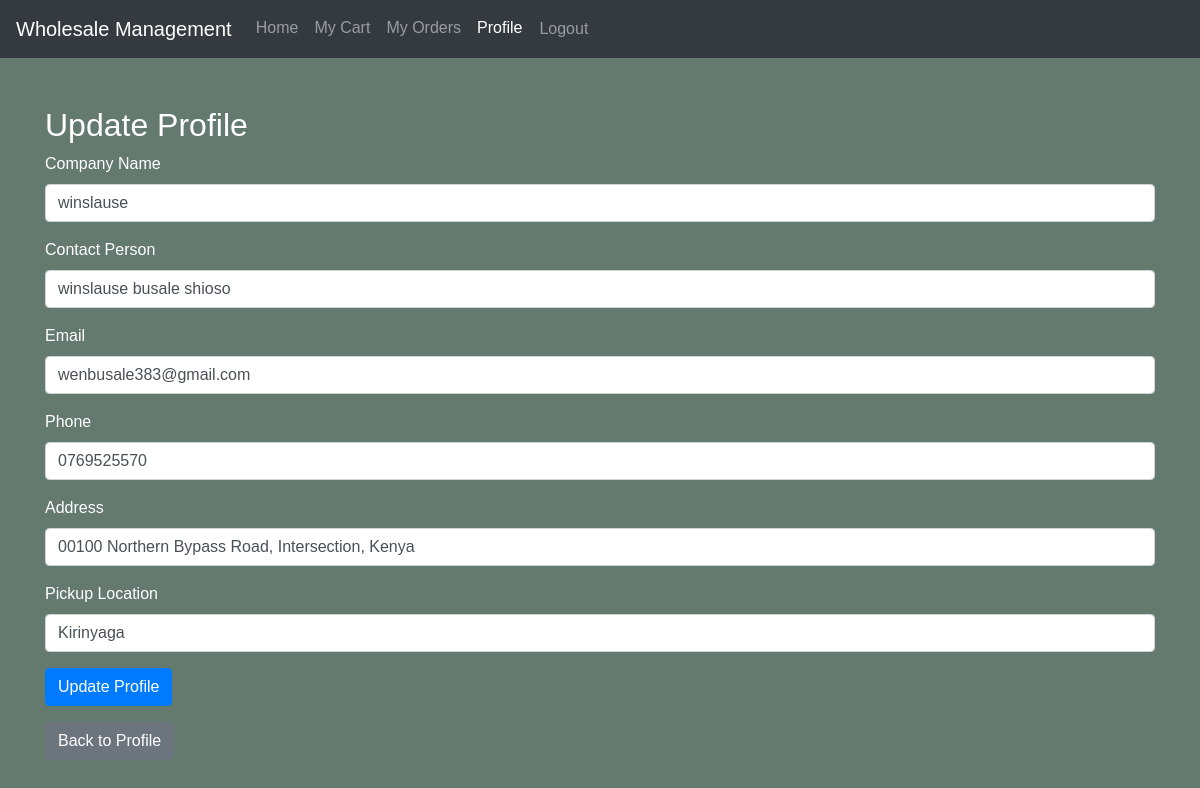
The app's page /update_profile (signed in) with its own data.
### app.py (models this page shows, shortened)
class User(db.Model, UserMixin):
    id = db.Column(db.Integer, primary_key=True)
    company_name = db.Column(db.String(100), nullable=False)
    contact_person = db.Column(db.String(100), nullable=False)
    email = db.Column(db.String(100), unique=True, nullable=False)
    phone = db.Column(db.String(20), nullable=False)
    address = db.Column(db.String(255), nullable=False)
    pickup_location = db.Column(db.String(255), nullable=True)
    password_hash = db.Column(db.String(128), nullable=False)
    carts = db.relationship('UserCart', backref='user', lazy=True)
    orders = db.relationship('UserOrder', backref='user', lazy=True)
    admin_orders = db.relationship('AdminOrder', backref='user', lazy=True)

### app.py (the view, shortened to what this page needs)
@app.route('/update_profile', methods=['GET', 'POST'])
@login_required
def update_profile():
    return render_template('update_profile.html', user=current_user)

### app.py (called while the page is built)
@login_manager.user_loader
def load_user(user_id):
    return db.session.get(User, int(user_id))

### templates/update_profile.html (shortened to what this page needs)
<!DOCTYPE html>
<html lang="en">
<head>
  <link rel="stylesheet" href="https://stackpath.bootstrapcdn.com/bootstrap/4.5.2/css/bootstrap.min.css">
  <link rel="stylesheet" href="{{ url_for('static', filename='css/main.css') }}">
</head>
<body>
  <nav class="navbar navbar-expand-lg navbar-dark bg-dark">
    <a class="navbar-brand" href="#">Wholesale Management</a>
    <div class="collapse navbar-collapse" id="navbarNav">
      <ul class="navbar-nav mr-auto">
        <li class="nav-item"><a class="nav-link" href="{{ url_for('home') }}">Home</a></li>
        <li class="nav-item"><a class="nav-link" href="#" data-toggle="modal" data-target="#cartModal">My Cart</a></li>
        <li class="nav-item"><a class="nav-link" href="#" data-toggle="modal" data-target="#ordersModal">My Orders</a></li>
        <li class="nav-item active"><a class="nav-link" href="{{ url_for('profile') }}">Profile</a></li>
        <li class="nav-item">
          <form action="{{ url_for('logout') }}" method="post">
            <button type="submit" class="btn btn-link nav-link">Logout</button>
          </form>
        </li>
      </ul>
    </div>
  </nav>
  <div class="container mt-5">
    <h2>Update Profile</h2>
    <form action="{{ url_for('update_profile') }}" method="post">
      <div class="form-group">
        <label for="company_name">Company Name</label>
        <input type="text" class="form-control" id="company_name" name="company_name" value="{{ user.company_name }}" required>
      </div>
      <div class="form-group">
        <label for="contact_person">Contact Person</label>
        <input type="text" class="form-control" id="contact_person" name="contact_person" value="{{ user.contact_person }}" required>
      </div>
      <div class="form-group">
        <label for="email">Email</label>
        <input type="email" class="form-control" id="email" name="email" value="{{ user.email }}" required>
      </div>
      <div class="form-group">
        <label for="phone">Phone</label>
        <input type="text" class="form-control" id="phone" name="phone" value="{{ user.phone }}" required>
      </div>
      <div class="form-group">
        <label for="address">Address</label>
        <input type="text" class="form-control" id="address" name="address" value="{{ user.address }}" required>
      </div>
      <div class="form-group">
        <label for="pickup_location">Pickup Location</label>
        <input type="text" class="form-control" id="pickup_location" name="pickup_location" value="{{ user.pickup_location or '' }}">
      </div>
      <button type="submit" class="btn btn-primary">Update Profile</button>
    </form>
    <a href="{{ url_for('profile') }}" class="btn btn-secondary mt-3">Back to Profile</a>
  </div>
</body>
</html>

### static/css/main.css (style rules this page uses)
body { background-color: #647a6e; color: #fff; font-family: Arial, sans-serif; }
.btn-primary { background-color: #007bff; border-color: #007bff; }
.btn-secondary { background-color: #6c757d; border-color: #6c757d; }

### records on screen
User: company_name "winslause", contact_person "winslause busale shioso", email "wenbusale383@gmail.com", phone "0769525570", address "00100 Northern Bypass Road, Intersection, Kenya", pickup_location "Kirinyaga"
